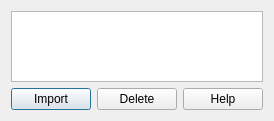
              <widget class="QWidget" name="sesfunctionsm2">
               <property name="geometry">
                <rect>
                 <x>0</x>
                 <y>0</y>
                 <width>257</width>
                 <height>121</height>
                </rect>
               </property>
               <attribute name="label">
                <string>SES Functions</string>
               </attribute>
               <layout class="QVBoxLayout" name="verticalLayout_33">
                <item>
                 <widget class="QTreeView" name="tvsesfunctionsviewm2">
                  <property name="editTriggers">
                   <set>QAbstractItemView::NoEditTriggers</set>
                  </property>
                  <property name="alternatingRowColors">
                   <bool>true</bool>
                  </property>
                  <property name="selectionMode">
                   <enum>QAbstractItemView::MultiSelection</enum>
                  </property>
                 </widget>
                </item>
                <item>
                 <layout class="QHBoxLayout" name="sesfunctionshm2">
                  <item>
                   <widget class="QPushButton" name="bsesfunctioninsertm2">
                    <property name="text">
                     <string>Import</string>
                    </property>
                    <property name="icon">
                     <iconset resource="icons.qrc">
                      <normaloff>:/icons/ieditadd.png</normaloff>:/icons/ieditadd.png</iconset>
                    </property>
                    <property name="default">
                     <bool>true</bool>
                    </property>
                   </widget>
                  </item>
                  <item>
                   <widget class="QPushButton" name="bsesfunctiondeletem2">
                    <property name="text">
                     <string>Delete</string>
                    </property>
                    <property name="icon">
                     <iconset resource="icons.qrc">
                      <normaloff>:/icons/ieditdelete.png</normaloff>:/icons/ieditdelete.png</iconset>
                    </property>
                   </widget>
                  </item>
                  <item>
                   <widget class="QPushButton" name="bsesfunctionhelpm2">
                    <property name="text">
                     <string>Help</string>
                    </property>
                    <property name="icon">
                     <iconset resource="icons.qrc">
                      <normaloff>:/icons/ihelp.png</normaloff>:/icons/ihelp.png</iconset>
                    </property>
                   </widget>
                  </item>
                 </layout>
                </item>
               </layout>
              </widget>
